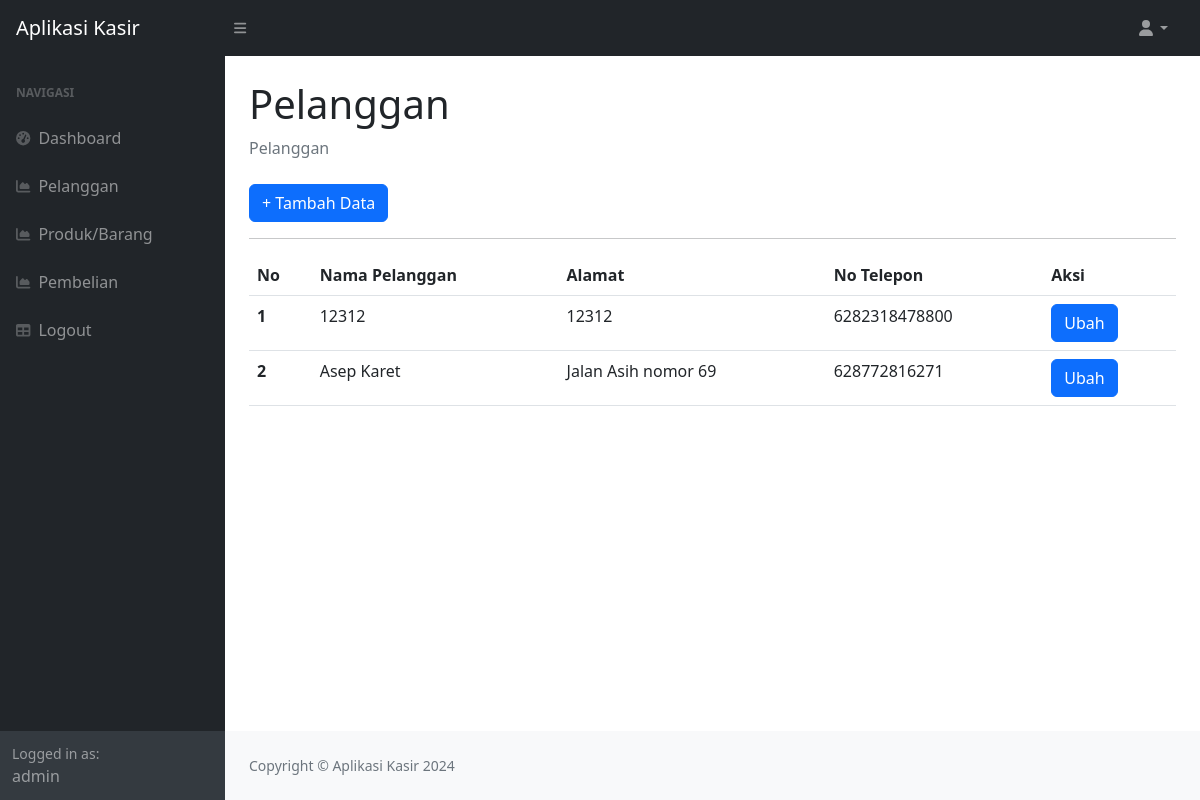
The app's page /home_petugas.php?page=pelanggan (signed in) with its own data.
### tables this page shows
CREATE TABLE `pelanggan` (
  `id_pelanggan` int(11) NOT NULL,
  `nama_pelanggan` varchar(255) DEFAULT NULL,
  `alamat` text DEFAULT NULL,
  `no_telepon` varchar(15) DEFAULT NULL
);

### pelanggan.php (the view)
<div class="container-fluid px-4">
    <h1 class="mt-4">Pelanggan</h1>
    <ol class="breadcrumb mb-4">
        <li class="breadcrumb-item active">Pelanggan</li>
    </ol>
    <a href="?page=pelanggan_tambah" class="btn btn-primary"> + Tambah Data</a>
    <hr>
    <table class="table">
        <thead>
            <tr>
                <th>No</th>
                <th>Nama Pelanggan</th>
                <th>Alamat</th>
                <th>No Telepon</th>
                <th>Aksi</th>
            </tr>
        </thead>
        <tbody>
            <?php
            $nomor = 1;
            $query = mysqli_query($koneksi, "SELECT * FROM pelanggan");
            while ($data = mysqli_fetch_array($query)) {
                ?>
                <tr>
                    <th scope="row"><?php echo $nomor++; ?></th>
                    <td><?php echo $data['nama_pelanggan']; ?></td>
                    <td><?php echo $data['alamat']; ?></td>
                    <td><?php echo $data['no_telepon']; ?></td>
                    <td>
                        <a href="?page=pelanggan_ubah&&id=<?php echo $data['id_pelanggan']; ?>"
                            class="btn btn-primary">Ubah</a>
                    </td>
                </tr>
                <?php
            }
            ?>
        </tbody>
    </table>
</div>

### records on screen
pelanggan: nama_pelanggan "12312", alamat "12312", no_telepon "6282318478800"
pelanggan: nama_pelanggan "Asep Karet", alamat "Jalan Asih nomor 69", no_telepon "628772816271"

### other values on screen
$_SESSION['user']['nama'] "admin"
